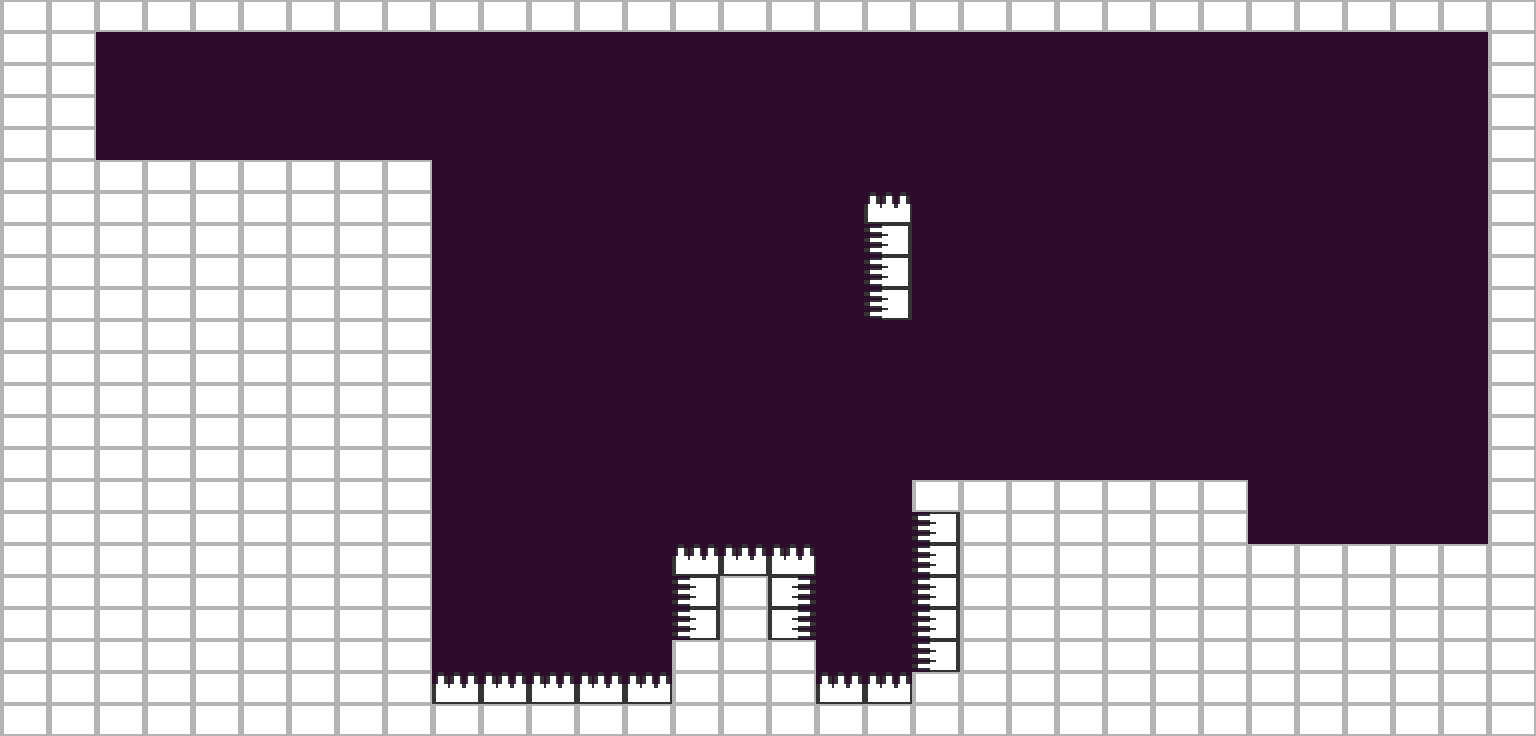

This is a level from a 2D game, rendered from its Tiled map with the project's own tilesets. A one-line summary and the complete map file follow:
An orthogonal 32x23 tile map with 48x32 px tiles, 3 tile layers (background, ladders, platforms) and 6 objects (3x EndLevel, CheckPoint, LevelStartCamera, Tree).

<map version="1.0" orientation="orthogonal" width="32" height="23" tilewidth="48" tileheight="32" backgroundcolor="#2e0b2b">
 <properties>
  <property name="LevelType" value="NoMachine" />
  <property name="Lighting" value="Dusk" />
  <property name="Title" value="Jig Saw" />
 </properties>
 <tileset firstgid="1" name="level_tiles" tilewidth="48" tileheight="32">
  <image source="level_tiles.png" width="192" height="128" />
 </tileset>
 <layer name="background" width="32" height="23">
  <data encoding="csv">
0,0,0,0,0,0,0,0,0,0,0,0,0,0,0,0,0,0,0,0,0,0,0,0,0,0,0,0,0,0,0,0,
0,0,0,0,0,0,0,0,0,0,0,0,0,0,0,0,0,0,0,0,0,0,0,0,0,0,0,0,0,0,0,0,
0,0,0,0,0,0,0,0,0,0,0,0,0,0,0,0,0,0,0,0,0,0,0,0,0,0,0,0,0,0,0,0,
0,0,0,0,0,0,0,0,0,0,0,0,0,0,0,0,0,0,0,0,0,0,0,0,0,0,0,0,0,0,0,0,
0,0,0,0,0,0,0,0,0,0,0,0,0,0,0,0,0,0,0,0,0,0,0,0,0,0,0,0,0,0,0,0,
0,0,0,0,0,0,0,0,0,0,0,0,0,0,0,0,0,0,0,0,0,0,0,0,0,0,0,0,0,0,0,0,
0,0,0,0,0,0,0,0,0,0,0,0,0,0,0,0,0,0,0,0,0,0,0,0,0,0,0,0,0,0,0,0,
0,0,0,0,0,0,0,0,0,0,0,0,0,0,0,0,0,0,0,0,0,0,0,0,0,0,0,0,0,0,0,0,
0,0,0,0,0,0,0,0,0,0,0,0,0,0,0,0,0,0,0,0,0,0,0,0,0,0,0,0,0,0,0,0,
0,0,0,0,0,0,0,0,0,0,0,0,0,0,0,0,0,0,0,0,0,0,0,0,0,0,0,0,0,0,0,0,
0,0,0,0,0,0,0,0,0,0,0,0,0,0,0,0,0,0,0,0,0,0,0,0,0,0,0,0,0,0,0,0,
0,0,0,0,0,0,0,0,0,0,0,0,0,0,0,0,0,0,0,0,0,0,0,0,0,0,0,0,0,0,0,0,
0,0,0,0,0,0,0,0,0,0,0,0,0,0,0,0,0,0,0,0,0,0,0,0,0,0,0,0,0,0,0,0,
0,0,0,0,0,0,0,0,0,0,0,0,0,0,0,0,0,0,0,0,0,0,0,0,0,0,0,0,0,0,0,0,
0,0,0,0,0,0,0,0,0,0,0,0,0,0,0,0,0,0,0,0,0,0,0,0,0,0,0,0,0,0,0,0,
0,0,0,0,0,0,0,0,0,0,0,0,0,0,0,0,0,0,0,0,0,0,0,0,0,0,0,0,0,0,0,0,
0,0,0,0,0,0,0,0,0,0,0,0,0,0,0,0,0,0,0,0,0,0,0,0,0,0,0,0,0,0,0,0,
0,0,0,0,0,0,0,0,0,0,0,0,0,0,0,0,0,0,0,0,0,0,0,0,0,0,0,0,0,0,0,0,
0,0,0,0,0,0,0,0,0,0,0,0,0,0,0,0,0,0,0,0,0,0,0,0,0,0,0,0,0,0,0,0,
0,0,0,0,0,0,0,0,0,0,0,0,0,0,0,0,0,0,0,0,0,0,0,0,0,0,0,0,0,0,0,0,
0,0,0,0,0,0,0,0,0,0,0,0,0,0,0,0,0,0,0,0,0,0,0,0,0,0,0,0,0,0,0,0,
0,0,0,0,0,0,0,0,0,0,0,0,0,0,0,0,0,0,0,0,0,0,0,0,0,0,0,0,0,0,0,0,
0,0,0,0,0,0,0,0,0,0,0,0,0,0,0,0,0,0,0,0,0,0,0,0,0,0,0,0,0,0,0,0
</data>
 </layer>
 <layer name="ladders" width="32" height="23">
  <data encoding="csv">
0,0,0,0,0,0,0,0,0,0,0,0,0,0,0,0,0,0,0,0,0,0,0,0,0,0,0,0,0,0,0,0,
0,0,0,0,0,0,0,0,0,0,0,0,0,0,0,0,0,0,0,0,0,0,0,0,0,0,0,0,0,0,0,0,
0,0,0,0,0,0,0,0,0,0,0,0,0,0,0,0,0,0,0,0,0,0,0,0,0,0,0,0,0,0,0,0,
0,0,0,0,0,0,0,0,0,0,0,0,0,0,0,0,0,0,0,0,0,0,0,0,0,0,0,0,0,0,0,0,
0,0,0,0,0,0,0,0,0,0,0,0,0,0,0,0,0,0,0,0,0,0,0,0,0,0,0,0,0,0,0,0,
0,0,0,0,0,0,0,0,0,0,0,0,0,0,0,0,0,0,0,0,0,0,0,0,0,0,0,0,0,0,0,0,
0,0,0,0,0,0,0,0,0,0,0,0,0,0,0,0,0,0,0,0,0,0,0,0,0,0,0,0,0,0,0,0,
0,0,0,0,0,0,0,0,0,0,0,0,0,0,0,0,0,0,0,0,0,0,0,0,0,0,0,0,0,0,0,0,
0,0,0,0,0,0,0,0,0,0,0,0,0,0,0,0,0,0,0,0,0,0,0,0,0,0,0,0,0,0,0,0,
0,0,0,0,0,0,0,0,0,0,0,0,0,0,0,0,0,0,0,0,0,0,0,0,0,0,0,0,0,0,0,0,
0,0,0,0,0,0,0,0,0,0,0,0,0,0,0,0,0,0,0,0,0,0,0,0,0,0,0,0,0,0,0,0,
0,0,0,0,0,0,0,0,0,0,0,0,0,0,0,0,0,0,0,0,0,0,0,0,0,0,0,0,0,0,0,0,
0,0,0,0,0,0,0,0,0,0,0,0,0,0,0,0,0,0,0,0,0,0,0,0,0,0,0,0,0,0,0,0,
0,0,0,0,0,0,0,0,0,0,0,0,0,0,0,0,0,0,0,0,0,0,0,0,0,0,0,0,0,0,0,0,
0,0,0,0,0,0,0,0,0,0,0,0,0,0,0,0,0,0,0,0,0,0,0,0,0,0,0,0,0,0,0,0,
0,0,0,0,0,0,0,0,0,0,0,0,0,0,0,0,0,0,0,0,0,0,0,0,0,0,0,0,0,0,0,0,
0,0,0,0,0,0,0,0,0,0,0,0,0,0,0,0,0,0,0,0,0,0,0,0,0,0,0,0,0,0,0,0,
0,0,0,0,0,0,0,0,0,0,0,0,0,0,0,0,0,0,0,0,0,0,0,0,0,0,0,0,0,0,0,0,
0,0,0,0,0,0,0,0,0,0,0,0,0,0,0,0,0,0,0,0,0,0,0,0,0,0,0,0,0,0,0,0,
0,0,0,0,0,0,0,0,0,0,0,0,0,0,0,0,0,0,0,0,0,0,0,0,0,0,0,0,0,0,0,0,
0,0,0,0,0,0,0,0,0,0,0,0,0,0,0,0,0,0,0,0,0,0,0,0,0,0,0,0,0,0,0,0,
0,0,0,0,0,0,0,0,0,0,0,0,0,0,0,0,0,0,0,0,0,0,0,0,0,0,0,0,0,0,0,0,
0,0,0,0,0,0,0,0,0,0,0,0,0,0,0,0,0,0,0,0,0,0,0,0,0,0,0,0,0,0,0,0
</data>
 </layer>
 <layer name="platforms" width="32" height="23">
  <data encoding="csv">
1,1,1,1,1,1,1,1,1,1,1,1,1,1,1,1,1,1,1,1,1,1,1,1,1,1,1,1,1,1,1,1,
1,1,0,0,0,0,0,0,0,0,0,0,0,0,0,0,0,0,0,0,0,0,0,0,0,0,0,0,0,0,0,1,
1,1,0,0,0,0,0,0,0,0,0,0,0,0,0,0,0,0,0,0,0,0,0,0,0,0,0,0,0,0,0,1,
1,1,0,0,0,0,0,0,0,0,0,0,0,0,0,0,0,0,0,0,0,0,0,0,0,0,0,0,0,0,0,1,
1,1,0,0,0,0,0,0,0,0,0,0,0,0,0,0,0,0,0,0,0,0,0,0,0,0,0,0,0,0,0,1,
1,1,1,1,1,1,1,1,1,0,0,0,0,0,0,0,0,0,0,0,0,0,0,0,0,0,0,0,0,0,0,1,
1,1,1,1,1,1,1,1,1,0,0,0,0,0,0,0,0,0,4,0,0,0,0,0,0,0,0,0,0,0,0,1,
1,1,1,1,1,1,1,1,1,0,0,0,0,0,0,0,0,0,6,0,0,0,0,0,0,0,0,0,0,0,0,1,
1,1,1,1,1,1,1,1,1,0,0,0,0,0,0,0,0,0,6,0,0,0,0,0,0,0,0,0,0,0,0,1,
1,1,1,1,1,1,1,1,1,0,0,0,0,0,0,0,0,0,6,0,0,0,0,0,0,0,0,0,0,0,0,1,
1,1,1,1,1,1,1,1,1,0,0,0,0,0,0,0,0,0,0,0,0,0,0,0,0,0,0,0,0,0,0,1,
1,1,1,1,1,1,1,1,1,0,0,0,0,0,0,0,0,0,0,0,0,0,0,0,0,0,0,0,0,0,0,1,
1,1,1,1,1,1,1,1,1,0,0,0,0,0,0,0,0,0,0,0,0,0,0,0,0,0,0,0,0,0,0,1,
1,1,1,1,1,1,1,1,1,0,0,0,0,0,0,0,0,0,0,0,0,0,0,0,0,0,0,0,0,0,0,1,
1,1,1,1,1,1,1,1,1,0,0,0,0,0,0,0,0,0,0,0,0,0,0,0,0,0,0,0,0,0,0,1,
1,1,1,1,1,1,1,1,1,0,0,0,0,0,0,0,0,0,0,1,1,1,1,1,1,1,0,0,0,0,0,1,
1,1,1,1,1,1,1,1,1,0,0,0,0,0,0,0,0,0,0,6,1,1,1,1,1,1,0,0,0,0,0,1,
1,1,1,1,1,1,1,1,1,0,0,0,0,0,4,4,4,0,0,6,1,1,1,1,1,1,1,1,1,1,1,1,
1,1,1,1,1,1,1,1,1,0,0,0,0,0,6,1,5,0,0,6,1,1,1,1,1,1,1,1,1,1,1,1,
1,1,1,1,1,1,1,1,1,0,0,0,0,0,6,1,5,0,0,6,1,1,1,1,1,1,1,1,1,1,1,1,
1,1,1,1,1,1,1,1,1,0,0,0,0,0,1,1,1,0,0,6,1,1,1,1,1,1,1,1,1,1,1,1,
1,1,1,1,1,1,1,1,1,4,4,4,4,4,1,1,1,4,4,1,1,1,1,1,1,1,1,1,1,1,1,1,
1,1,1,1,1,1,1,1,1,1,1,1,1,1,1,1,1,1,1,1,1,1,1,1,1,1,1,1,1,1,1,1
</data>
 </layer>
 <objectgroup name="objects" width="32" height="23">
  <object name="CheckPoint1" type="CheckPoint" x="144" y="128" width="48" height="32" />
  <object name="EndLevel" type="EndLevel" x="1344" y="512" width="48" height="32">
   <properties>
    <property name="Clone" value="0" />
    <property name="State" value="500" />
    <property name="Time" value="11" />
   </properties>
  </object>
  <object name="LevelStartCamera" type="LevelStartCamera" x="1296" y="384" width="48" height="32" />
  <object name="EndLevel" type="EndLevel" x="1392" y="512" width="48" height="32">
   <properties>
    <property name="Clone" value="1" />
    <property name="State" value="500" />
    <property name="Time" value="15" />
   </properties>
  </object>
  <object name="EndLevel" type="EndLevel" x="1440" y="512" width="48" height="32">
   <properties>
    <property name="Clone" value="2" />
    <property name="State" value="500" />
   </properties>
  </object>
  <object name="Tree" type="Tree" x="864" y="320" width="48" height="32">
   <properties>
    <property name="Base" value="LightBulb" />
    <property name="Light" value="Alarm" />
    <property name="LightRange" value="0.75" />
    <property name="startDir" value="1" />
   </properties>
  </object>
 </objectgroup>
</map>
